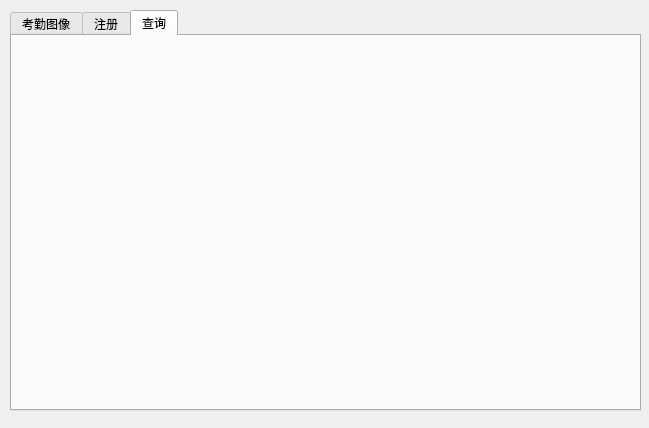
<?xml version="1.0" encoding="UTF-8"?>
<ui version="4.0">
 <class>AttendanceWin</class>
 <widget class="QMainWindow" name="AttendanceWin">
  <property name="geometry">
   <rect>
    <x>0</x>
    <y>0</y>
    <width>649</width>
    <height>428</height>
   </rect>
  </property>
  <property name="windowTitle">
   <string>AttendanceWin</string>
  </property>
  <widget class="QWidget" name="centralwidget">
   <widget class="QTabWidget" name="tabWidget">
    <property name="geometry">
     <rect>
      <x>10</x>
      <y>10</y>
      <width>631</width>
      <height>401</height>
     </rect>
    </property>
    <property name="currentIndex">
     <number>2</number>
    </property>
    <widget class="QWidget" name="tab">
     <attribute name="title">
      <string>考勤图像</string>
     </attribute>
     <widget class="QLabel" name="picLb">
      <property name="geometry">
       <rect>
        <x>0</x>
        <y>0</y>
        <width>351</width>
        <height>341</height>
       </rect>
      </property>
      <property name="styleSheet">
       <string notr="true">background-color: rgb(255, 170, 255);</string>
      </property>
      <property name="text">
       <string/>
      </property>
     </widget>
    </widget>
    <widget class="RegisterWin" name="tab_2">
     <attribute name="title">
      <string>注册</string>
     </attribute>
    </widget>
    <widget class="SelectWin" name="tab_3">
     <attribute name="title">
      <string>查询</string>
     </attribute>
    </widget>
   </widget>
  </widget>
 </widget>
 <customwidgets>
  <customwidget>
   <class>RegisterWin</class>
   <extends>QWidget</extends>
   <header location="global">registerwin.h</header>
   <container>1</container>
  </customwidget>
  <customwidget>
   <class>SelectWin</class>
   <extends>QWidget</extends>
   <header location="global">selectwin.h</header>
   <container>1</container>
  </customwidget>
 </customwidgets>
 <resources/>
 <connections/>
</ui>
